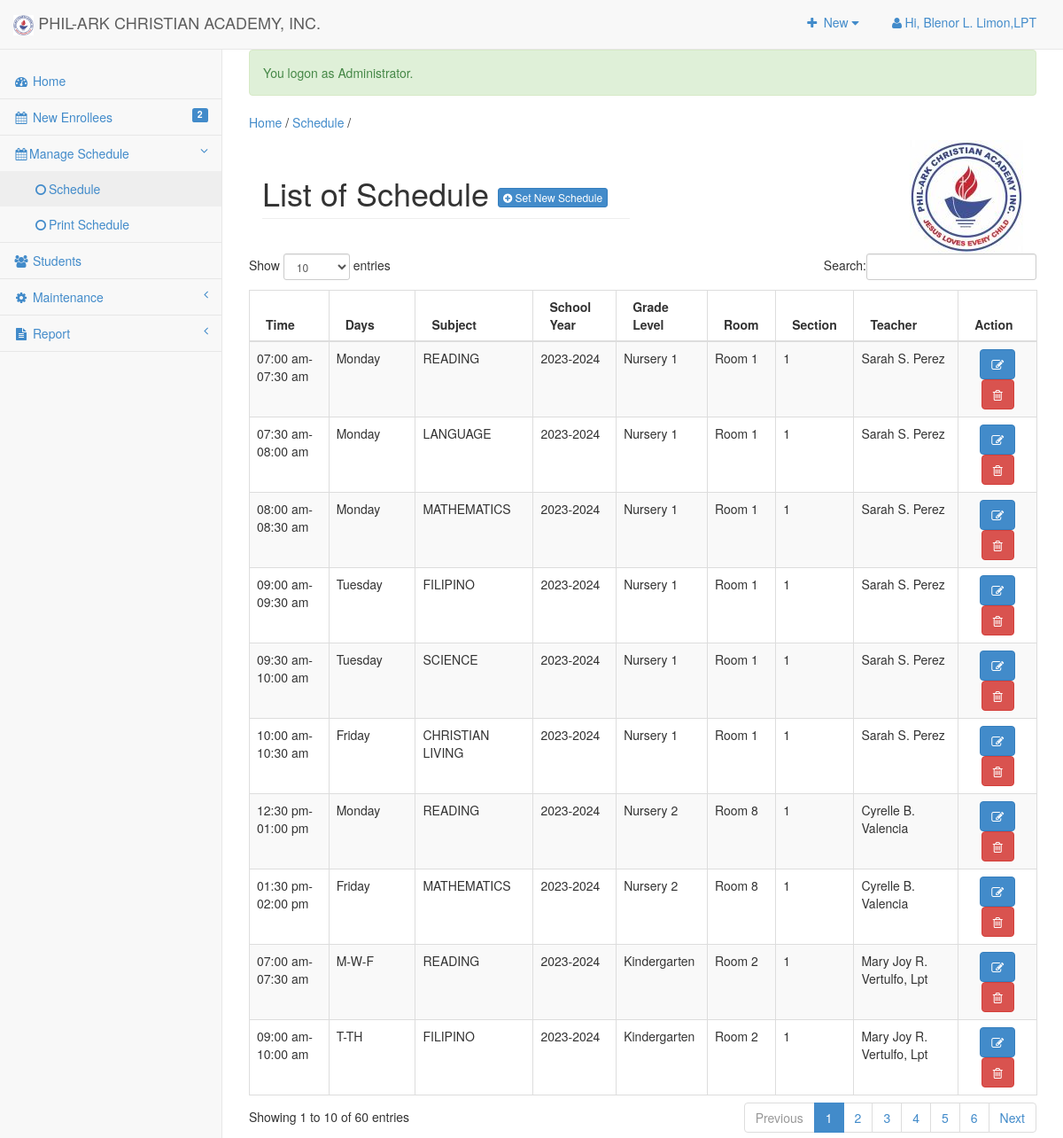
/admin/schedule/index.php (signed in), run on the app's committed database.
### tables this page shows
CREATE TABLE `tblsitesettings` (
  `ID` int(11) NOT NULL,
  `Type` varchar(90) NOT NULL,
  `Description` text NOT NULL
);

CREATE TABLE `tblschedule` (
  `schedID` int(11) NOT NULL,
  `TIME_FROM` varchar(90) NOT NULL,
  `TIME_TO` varchar(90) NOT NULL,
  `sched_time` varchar(30) NOT NULL,
  `num_TIME_FROM` tinyint(4) NOT NULL,
  `num_TIME_TO` tinyint(4) NOT NULL,
  `AMPM` int(2) NOT NULL,
  `sched_day` varchar(30) NOT NULL,
  `sched_sy` varchar(30) NOT NULL,
  `sched_room` varchar(30) NOT NULL,
  `SECTION` varchar(30) NOT NULL,
  `COURSE_ID` int(11) NOT NULL,
  `SUBJ_ID` int(11) NOT NULL,
  `INST_ID` int(11) NOT NULL
);

CREATE TABLE `subject` (
  `SUBJ_ID` int(11) NOT NULL,
  `SUBJ_CODE` varchar(30) NOT NULL DEFAULT '-',
  `SUBJ_DESCRIPTION` varchar(255) NOT NULL DEFAULT '-',
  `UNIT` int(2) NOT NULL DEFAULT 0,
  `COURSE_ID` int(11) NOT NULL DEFAULT 0,
  `AY` varchar(30) NOT NULL DEFAULT '-',
  `PreTaken` tinyint(1) NOT NULL DEFAULT 0
);

CREATE TABLE `course` (
  `COURSE_ID` int(11) NOT NULL,
  `COURSE_NAME` varchar(30) NOT NULL DEFAULT '-',
  `COURSE_LEVEL` varchar(50) NOT NULL DEFAULT '1',
  `COURSE_MAJOR` varchar(30) NOT NULL DEFAULT 'None',
  `COURSE_DESC` varchar(255) NOT NULL DEFAULT '-'
);

CREATE TABLE `tblinstructor` (
  `INST_ID` int(11) NOT NULL,
  `INST_NAME` varchar(90) NOT NULL,
  `INST_MAJOR` varchar(90) NOT NULL,
  `INST_CONTACT` varchar(30) NOT NULL,
  `INST_Username` varchar(90) NOT NULL,
  `INST_Password` varchar(90) NOT NULL
);

### include/database.php (called while the page is built, shortened)
<?php
class Database {
	var $sql_string = '';
	public $conn;
	public function open_connection() {
		$this->conn = mysqli_connect(server,user,pass);
		if(!$this->conn){
			echo "Problem in database connection! Contact administrator!";
			exit();
		}else{
			$db_select = mysqli_select_db($this->conn,database_name);
		}
	}
	function setQuery($sql='') {
		$this->sql_string=$sql;
	}
	function executeQuery() {
		$result = mysqli_query($this->conn,$this->sql_string);
		return $result;
	}
	private function confirm_query($result) {
		return $result;
	}
	function loadResultList( $key='' ) {
		$cur = $this->executeQuery();
		$array = array();
		while ($row = mysqli_fetch_object($cur)) {
			if ($key) {
				$array[$row->$key] = $row;
			} else {
				$array[] = $row;
			}
		}
		return $array;
	}
	function loadSingleResult() {
		$cur = $this->executeQuery();
		while ($row = mysqli_fetch_object($cur)) {
		return $data = $row;
		}
	}
	public function num_rows($cur) {
		$cur = $this->executeQuery();
		return mysqli_num_rows($cur);
	}
}
     $mydb = new Database();
?>

### admin/schedule/index.php (called while the page is built, shortened)
<?php
require_once ("../theme/templates.php");
?>

### admin/schedule/list.php (the view, shortened to what this page needs)
<div class="row">
      <div class="col-lg-12">
       	 <div class="col-lg-6">
            <h1 class="page-header">List of Schedule     <?php if ($_SESSION['ACCOUNT_TYPE']=='Registrar' || $_SESSION['ACCOUNT_TYPE']=='Administrator') {   ?> <a href="index.php?view=add" class="btn btn-primary btn-xs  ">  <i class="fa fa-plus-circle fw-fa"></i> Set New Schedule</a>  <?php } ?> </h1>
       		</div>
       		<div class="col-lg-6" >
       			<img style="float:right;" src="<?php echo web_root; ?>img/school_seal_100x100.jpg" >
       		</div>
       		</div>
   		 </div>
	 		    <form action="controller.php?action=delete" Method="POST">
			      <div class="table-responsive">
				<table id="dash-table" class="table table-striped table-bordered table-hover table-responsive" cellspacing="0">
				  <thead>
				  	<tr>
				  		<th>
				  		 Time</th>
				  		<th>Days</th>
				  		<th>Subject</th>
				  		<th>School Year</th>
				  		<th>Grade Level</th>
				  		<th>Room</th>
				  		<th>Section</th>
				  		<?php if ($_SESSION['ACCOUNT_TYPE']=='Registrar' || $_SESSION['ACCOUNT_TYPE']=='Administrator') {  ?>
				  		<th>Teacher</th>
				  		<?php } ?>
				  		<th width="10%" >Action</th>
				  	</tr>
				  </thead>
				  <tbody>
				  	<?php
				  	 if ($_SESSION['ACCOUNT_TYPE']=='Administrator' || $_SESSION['ACCOUNT_TYPE']=='Registrar') {
				  		$sql="SELECT * FROM tblinstructor i,`tblschedule` s, `course` c, subject subj WHERE i.INST_ID=s.INST_ID AND s.`COURSE_ID`=c.`COURSE_ID` AND s.SUBJ_ID=subj.SUBJ_ID";
				  	 }
				  		$mydb->setQuery($sql);
				  		$cur = $mydb->loadResultList();
						foreach ($cur as $result) {
				  		echo '<tr>';
				  		echo '<td>' . $result->sched_time.'</a></td>';
				  		echo '<td>'. $result->sched_day.'</td>';
				  		echo '<td>' . $result->SUBJ_CODE.'</a></td>';
				  		echo '<td>'. $result->sched_sy.'</td>';
				  		echo '<td>' . $result->COURSE_LEVEL.'</td>';
				  		echo '<td>'. $result->sched_room.'</td>';
				  		echo '<td>'. $result->SECTION.'</td>';
				     if ($_SESSION['ACCOUNT_TYPE']=='Registrar' || $_SESSION['ACCOUNT_TYPE']=='Administrator') {
				  		echo '<td>'. $result->INST_NAME.'</td>';
					  		echo '<td align="center" > <a title="Edit" href="index.php?view=edit&id='.$result->schedID.'"  class="btn btn-primary btn-md  ">  <span class="fa fa-edit fw-fa"></span></a>
					  					 <a title="Delete" href="controller.php?action=delete&id='.$result->schedID.'" class="btn btn-danger btn-md" ><span class="fa fa-trash-o fw-fa"></span> </a>  </td>';
				  		   }else{
				  		   	echo '<td align="center" >
					  					 <a title="View Student" href="index.php?view=view&id='.$result->schedID.'" class="btn btn-info btn-md" ><span class="fa fa-info fw-fa"></span> view Student</a>
					  					 </td>';
				  		   }
				  		echo '</tr>';
				  	}
				  	?>
				  </tbody>
				</table>
			</div>
				</form>
</div>

### include/function.php (shortened to what this page needs)
<?php
  function SiteTitle()
	{
		global $mydb;
		$title='';
		$sql = "SELECT * FROM `tblsitesettings` WHERE `Type`='SiteTitle'";
		$mydb->setQuery($sql);
		$maxrow=$mydb->num_rows($mydb->executeQuery());
		if($maxrow > 0){
			$site = $mydb->loadSingleResult();
			echo $title = $site->Description;
		}else{
			echo $title = '';
		}
		return $title;
	}
?>

### admin/css/sb-admin-2.css (style rules this page uses)
body { background-color: #f8f8f8; }

### data on the page
tblsitesettings: Description "PHIL-ARK CHRISTIAN ACADEMY, INC."
tblschedule: sched_time "07:00 am-07:30 am", sched_day "Monday", SUBJ_ID.SUBJ_CODE "READING", sched_sy "2023-2024", COURSE_ID.COURSE_LEVEL "Nursery 1", sched_room "Room 1", SECTION "1", INST_ID.INST_NAME "Sarah S. Perez"
tblschedule: sched_time "07:30 am-08:00 am", sched_day "Monday", SUBJ_ID.SUBJ_CODE "LANGUAGE", sched_sy "2023-2024", COURSE_ID.COURSE_LEVEL "Nursery 1", sched_room "Room 1", SECTION "1", INST_ID.INST_NAME "Sarah S. Perez"
tblschedule: sched_time "08:00 am-08:30 am", sched_day "Monday", SUBJ_ID.SUBJ_CODE "MATHEMATICS", sched_sy "2023-2024", COURSE_ID.COURSE_LEVEL "Nursery 1", sched_room "Room 1", SECTION "1", INST_ID.INST_NAME "Sarah S. Perez"
tblschedule: sched_time "09:00 am-09:30 am", sched_day "Tuesday", SUBJ_ID.SUBJ_CODE "FILIPINO", sched_sy "2023-2024", COURSE_ID.COURSE_LEVEL "Nursery 1", sched_room "Room 1", SECTION "1", INST_ID.INST_NAME "Sarah S. Perez"
tblschedule: sched_time "09:30 am-10:00 am", sched_day "Tuesday", SUBJ_ID.SUBJ_CODE "SCIENCE", sched_sy "2023-2024", COURSE_ID.COURSE_LEVEL "Nursery 1", sched_room "Room 1", SECTION "1", INST_ID.INST_NAME "Sarah S. Perez"
tblschedule: sched_time "10:00 am-10:30 am", sched_day "Friday", SUBJ_ID.SUBJ_CODE "CHRISTIAN LIVING", sched_sy "2023-2024", COURSE_ID.COURSE_LEVEL "Nursery 1", sched_room "Room 1", SECTION "1", INST_ID.INST_NAME "Sarah S. Perez"
tblschedule: sched_time "12:30 pm-01:00 pm", sched_day "Monday", SUBJ_ID.SUBJ_CODE "READING", sched_sy "2023-2024", COURSE_ID.COURSE_LEVEL "Nursery 2", sched_room "Room 8", SECTION "1", INST_ID.INST_NAME "Cyrelle B. Valencia"
tblschedule: sched_time "01:30 pm-02:00 pm", sched_day "Friday", SUBJ_ID.SUBJ_CODE "MATHEMATICS", sched_sy "2023-2024", COURSE_ID.COURSE_LEVEL "Nursery 2", sched_room "Room 8", SECTION "1", INST_ID.INST_NAME "Cyrelle B. Valencia"
tblschedule: sched_time "07:00 am-07:30 am", sched_day "M-W-F", SUBJ_ID.SUBJ_CODE "READING", sched_sy "2023-2024", COURSE_ID.COURSE_LEVEL "Kindergarten", sched_room "Room 2", SECTION "1", INST_ID.INST_NAME "Mary Joy R. Vertulfo, Lpt"
tblschedule: sched_time "09:00 am-10:00 am", sched_day "T-TH", SUBJ_ID.SUBJ_CODE "FILIPINO", sched_sy "2023-2024", COURSE_ID.COURSE_LEVEL "Kindergarten", sched_room "Room 2", SECTION "1", INST_ID.INST_NAME "Mary Joy R. Vertulfo, Lpt"

### other printed values
$_SESSION['ACCOUNT_NAME'] "Blenor L. Limon,LPT"
$enrollees->enrollees "2"
$_SESSION['message'] "You logon as Administrator."
$title "Schedule"
